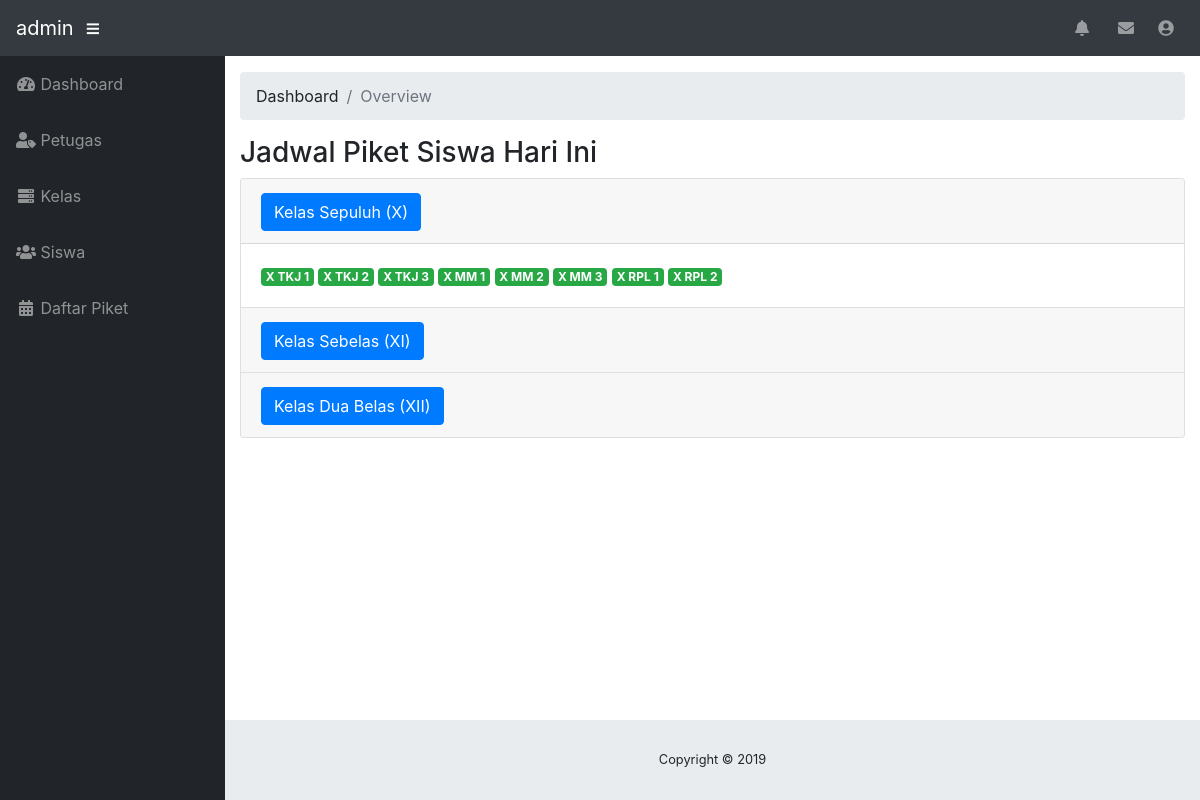
Page /admin/index.php (signed in) on the committed database.
### tables this page shows
CREATE TABLE `kelas` (
  `id_kelas` int(11) NOT NULL,
  `nama_kelas` varchar(50) NOT NULL,
  `kelas` enum('X','XI','XII') NOT NULL
);

### admin/dashboard.php (the view, shortened to what this page needs)
<ol class="breadcrumb">
  <li class="breadcrumb-item">Dashboard</li>
  <li class="breadcrumb-item active">Overview</li>
</ol>
<h3>Jadwal Piket Siswa Hari Ini</h3>
<div class="accordion" id="accordionExample">
  <div class="card">
    <div class="card-header" id="headingOne">
      <h2 class="mb-0">
        <button class="btn btn-primary" type="button" data-toggle="collapse" data-target="#collapseOne" aria-expanded="true" aria-controls="collapseOne">
          Kelas Sepuluh (X)
        </button>
      </h2>
    </div>
    <div id="collapseOne" class="collapse show" aria-labelledby="headingOne" data-parent="#accordionExample">
      <div class="card-body">
        <?php
          $query = mysqli_query($koneksi, "SELECT * FROM kelas WHERE kelas='X' ");
          $cek = mysqli_num_rows($query);
          if ($cek > 0) {
            while ($data = mysqli_fetch_array($query)) {
              ?>
              <a href="index.php?p=sekarang&nama_kelas=<?php echo $data['nama_kelas'] ?>" class="badge badge-success"><?php echo $data['nama_kelas'] ?></a>
              <?php
            }
          }else{
            ?>
            <label class="badge badge-warning">Data siswa tidak ada!</label>
            <?php
          }
         ?>
      </div>
    </div>
  </div>
  <div class="card">
    <div class="card-header" id="headingTwo">
      <h2 class="mb-0">
        <button class="btn btn-primary collapsed" type="button" data-toggle="collapse" data-target="#collapseTwo" aria-expanded="false" aria-controls="collapseTwo">
          Kelas Sebelas (XI)
        </button>
      </h2>
    </div>
  </div>
  <div class="card">
    <div class="card-header" id="headingThree">
      <h2 class="mb-0">
        <button class="btn btn-primary collapsed" type="button" data-toggle="collapse" data-target="#collapseThree" aria-expanded="false" aria-controls="collapseThree">
          Kelas Dua Belas (XII)
        </button>
      </h2>
    </div>
  </div>
</div>

### rows in the picture
kelas: nama_kelas "X TKJ 1"
kelas: nama_kelas "X TKJ 2"
kelas: nama_kelas "X TKJ 3"
kelas: nama_kelas "X MM 1"
kelas: nama_kelas "X MM 2"
kelas: nama_kelas "X MM 3"
kelas: nama_kelas "X RPL 1"
kelas: nama_kelas "X RPL 2"

### other values in the picture
$_SESSION['data']['nama_petugas'] "admin"
